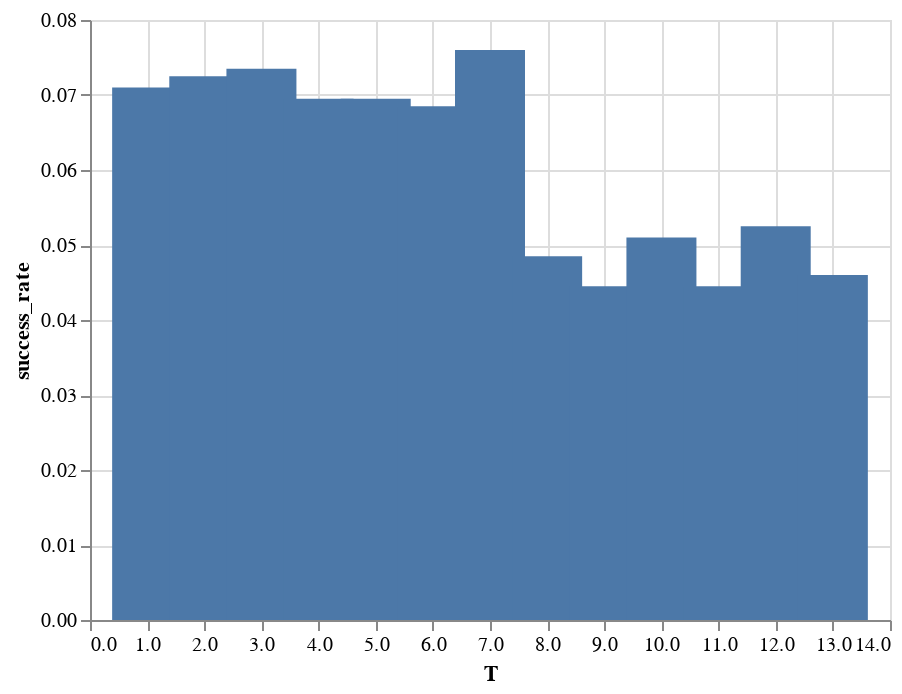

The code cell stored with this chart in its notebook:
### Code cell
# This cell may take a long time to run
# T in plot represents the number of steps before switching to another door 
# Largest value of T shown in plot means no switching at all
chart = simulation_plot(20, 7, 2000)        
chart

### Figure 1 — Vega-Lite specification as saved in the notebook (floating-point values rounded to 4 significant figures)
{"config": {"view": {"continuousWidth": 400, "continuousHeight": 300}}, "data": {"name": "data-1591d04d67bd3f8894a23dee0c22abfd"}, "mark": {"type": "bar", "size": 35}, "encoding": {"x": {"type": "quantitative", "axis": {"values": [0, 1, 2, 3, 4, 5, 6, 7, 8, 9, 10, 11, 12, 13, 14, 15, 16, 17, 18, 19]}, "field": "T", "title": "T"}, "y": {"type": "quantitative", "field": "success_rate", "title": "success_rate"}}, "$schema": "https://vega.github.io/schema/vega-lite/v4.8.1.json", "datasets": {"data-1591d04d67bd3f8894a23dee0c22abfd": [{"T": 1, "success_rate": 0.071}, {"T": 2, "success_rate": 0.0725}, {"T": 3, "success_rate": 0.0735}, {"T": 4, "success_rate": 0.0695}, {"T": 5, "success_rate": 0.0695}, {"T": 6, "success_rate": 0.0685}, {"T": 7, "success_rate": 0.076}, {"T": 8, "success_rate": 0.0485}, {"T": 9, "success_rate": 0.0445}, {"T": 10, "success_rate": 0.051}, {"T": 11, "success_rate": 0.0445}, {"T": 12, "success_rate": 0.0525}, {"T": 13, "success_rate": 0.046}]}}
